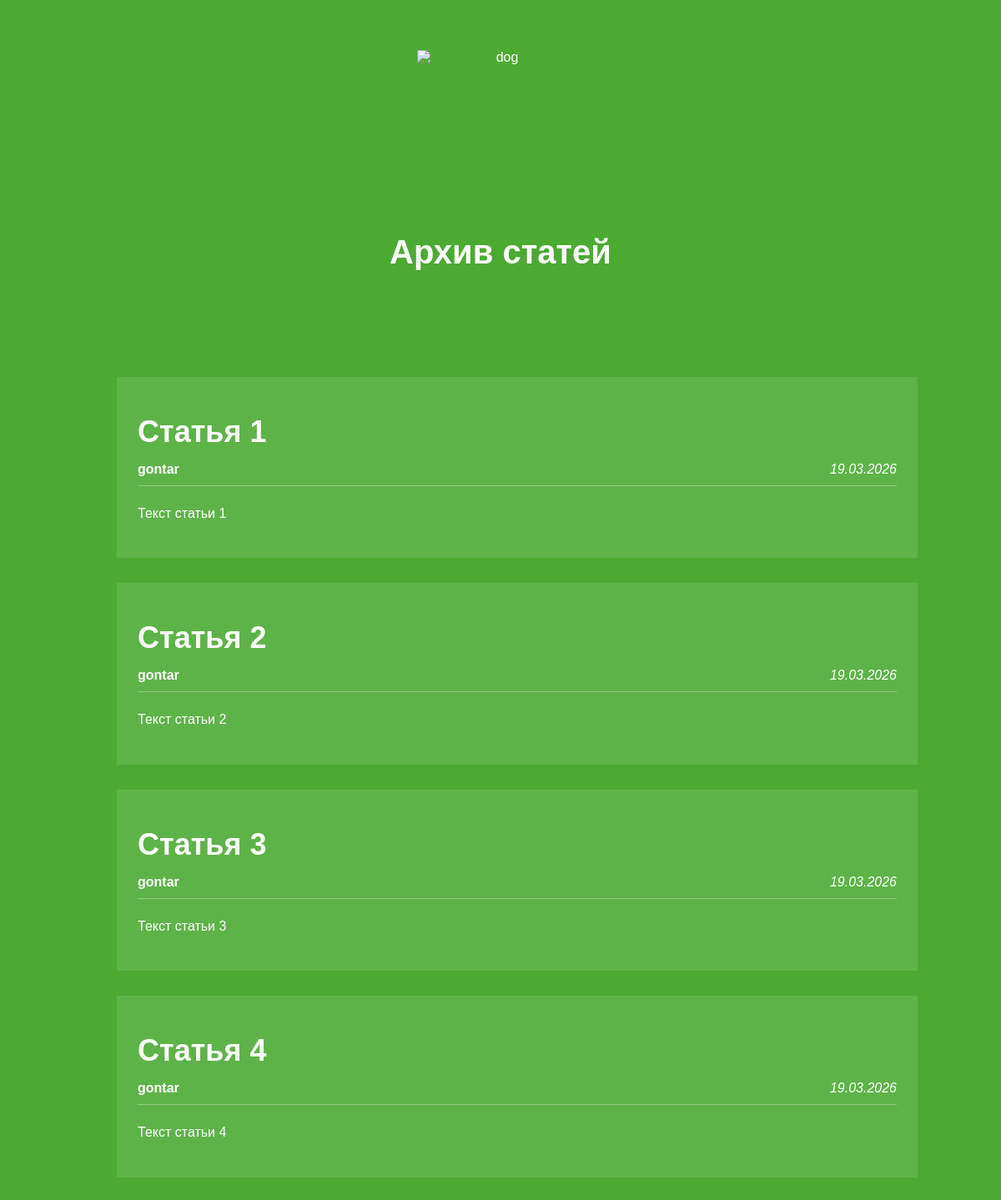
Page /archive/ on the committed database.
### flatpages/models.py (models this page shows, shortened)
class Article(models.Model):
    title = models.CharField(max_length=200)
    author = models.ForeignKey(User, on_delete=models.CASCADE)
    text = models.TextField()
    created_date = models.DateField(auto_now_add=True)
    def get_excerpt(self):
        return self.text[:140] + "..." if len(self.text) > 140 else self.text

### flatpages/views.py (the view)
# urls.py: path('archive/', views.archive, name='articles'),
def archive(request):
    return render(request, 'archive.html', {"posts": Article.objects.all()})

### flatpages/templates/archive.html (shortened to what this page needs)
<!DOCTYPE html>
<html>
<head>
    {% load static %}
    <link rel="stylesheet" href="{% static 'article.css' %}">
</head>
<body class="archive">
    <div class="header">
        <img src="https://i.pinimg.com/736x/95/c1/ee/95c1ee5f19bd62cae70e39b4e0a69a07.jpg" alt="dog">
        <h1>Архив статей</h1>
    </div>
    <div class="archive">
        {% for post in posts %}
        <div class="one-post">
            <h2 class="post-title">
                <a href="{% url 'get_article' article_id=post.id %}">{{ post.title }}</a>
            </h2>
            <div class="article-info">
                <div class="article-author">{{ post.author.username }}</div>
                <div class="article-created-date">{{ post.created_date|date:"d.m.Y" }}</div>
            </div>
            <p class="article-text">{{ post.get_excerpt }}</p>
        </div>
        {% endfor %}
    </div>
</body>
</html>

### flatpages/static/article.css (style rules this page uses)
body { background: #4caa33; font-family: Tahoma, Arial, sans-serif; color: #ffffff; margin: 0; padding: 0; }
.header { text-align: center; padding: 40px 20px; margin-bottom: 40px; }
.header img { display: block; width: 200px; height: 200px; margin: 0 auto; }
.header h1 { margin-top: 20px; font-size: 2.5em; }
.archive, .article-content { width: 960px; margin: 0 auto; padding: 20px; }
.one-post { background: rgba(255, 255, 255, 0.1); padding: 25px; margin-bottom: 30px; }
.post-title { margin-bottom: 15px; }
.post-title a { color: #ffffff; text-decoration: none; font-size: 1.5em; }
.article-info { margin-bottom: 20px; padding-bottom: 10px; border-bottom: 1px solid rgba(255, 255, 255, 0.3); overflow: hidden; }
.article-author { float: left; font-weight: bold; }
.article-created-date { float: right; font-style: italic; }
.article-text { margin-top: 15px; line-height: 1.6; }

### rows in the picture
Article: title "Статья 1", author.username "gontar", created_date "19.03.2026", get_excerpt "Текст статьи 1"
Article: title "Статья 2", author.username "gontar", created_date "19.03.2026", get_excerpt "Текст статьи 2"
Article: title "Статья 3", author.username "gontar", created_date "19.03.2026", get_excerpt "Текст статьи 3"
Article: title "Статья 4", author.username "gontar", created_date "19.03.2026", get_excerpt "Текст статьи 4"
